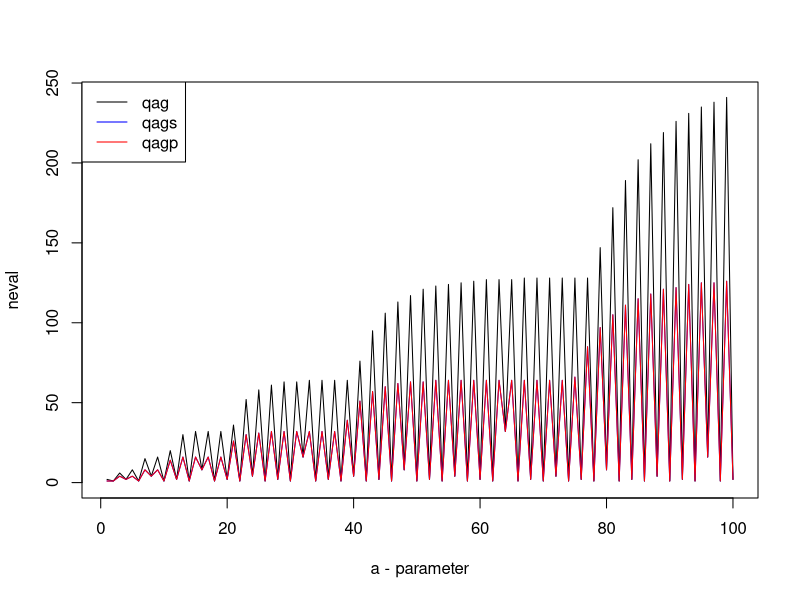

This figure's R source:
results = read.csv("f_osc.txt")

y_range = range(0, results$n)

pdf(file="osc_neval.pdf", height=5, width=10, bg="white")

plot(results[results$alg=="qag",]$a, results[results$alg=="qag",]$n, lty = 1, ylim = y_range, xlab = "a - parameter", ylab = "neval", col="white")

lines(results[results$alg=="qag",]$a, results[results$alg=="qag",]$n, lty = 1, col = "black")
lines(results[results$alg=="qags",]$a, results[results$alg=="qags",]$n, lty = 1, col = "blue")
lines(results[results$alg=="qagp",]$a, results[results$alg=="qagp",]$n, lty = 1, col = "red")
legend("topleft", c("qag", "qags", "qagp"), col=c("black", "blue","red"),lty=1)
dev.off()
